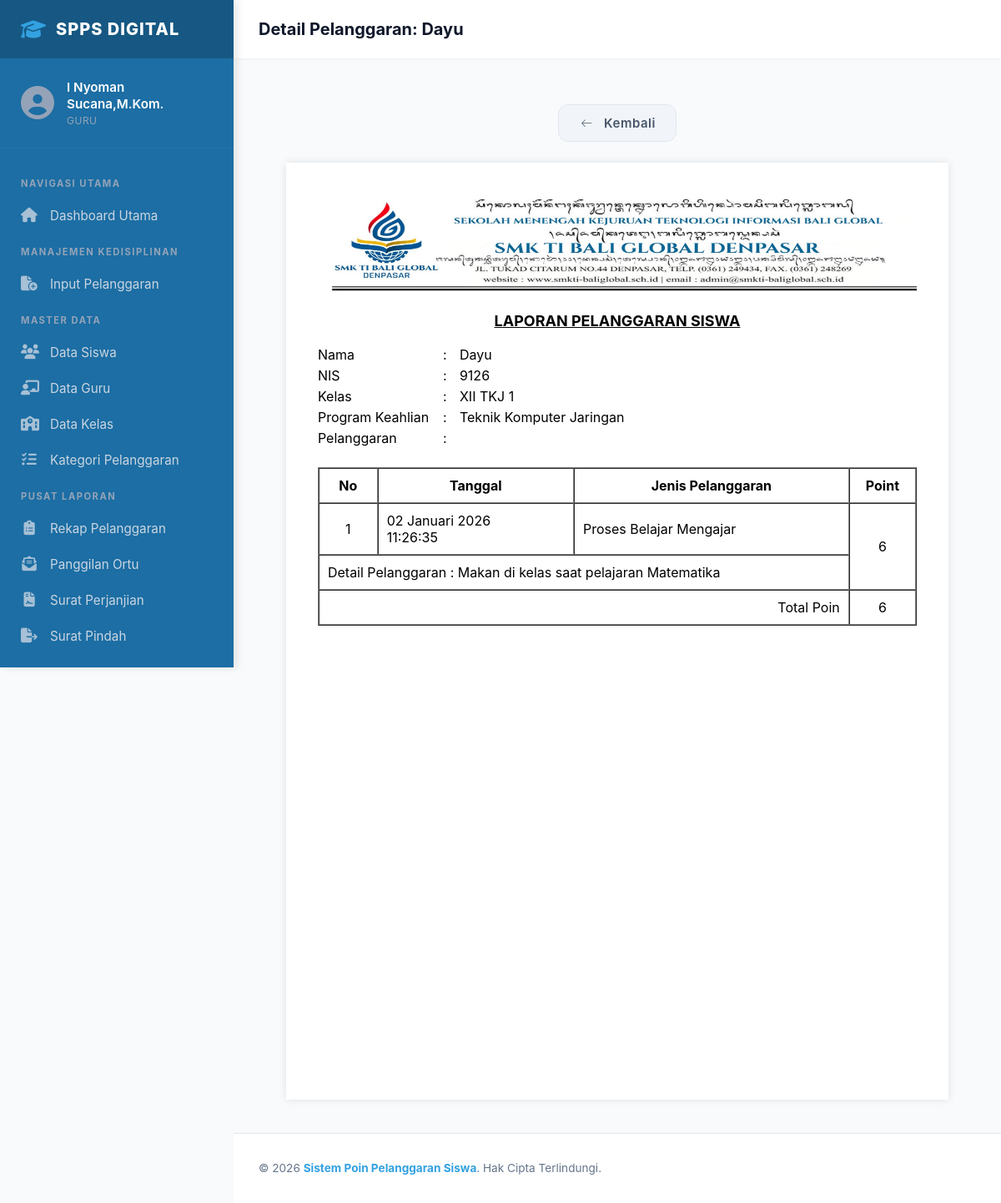
Before: /pages/laporan/detail_pelanggaran.php?nis=9126&from=list_pelanggaran.php (signed in) with the older database file.
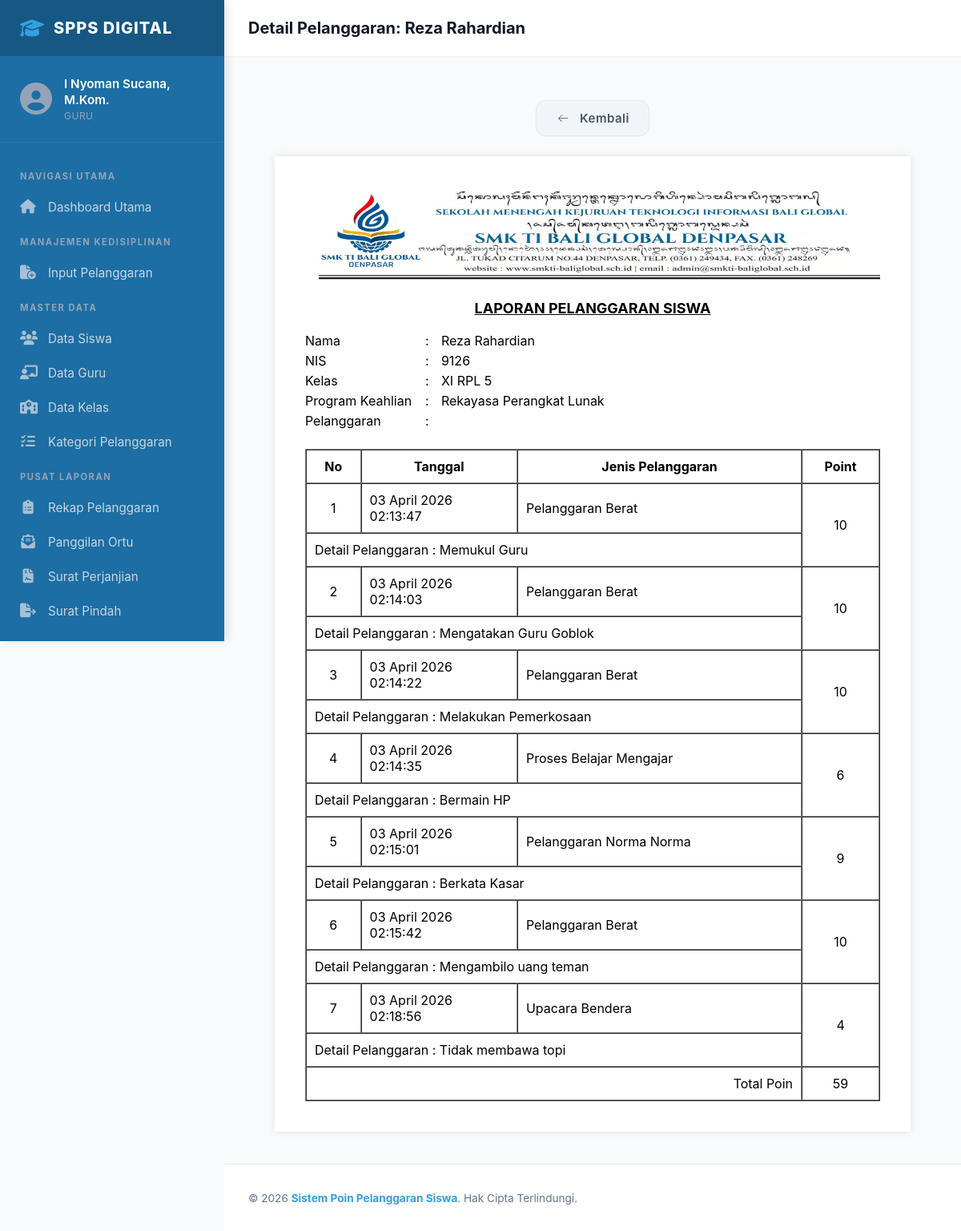
After: the same page with the newer database file.
### tables this page shows
CREATE TABLE `siswa` (
  `nis` int(5) NOT NULL,
  `nama_siswa` varchar(50) DEFAULT NULL,
  `jenis_kelamin` enum('Laki - Laki','Perempuan') DEFAULT NULL,
  `alamat` varchar(100) DEFAULT NULL,
  `password` varchar(70) DEFAULT NULL,
  `status` enum('aktif','tidak_aktif','lulus','pindah') DEFAULT NULL,
  `id_ortu_wali` int(5) DEFAULT NULL,
  `id_kelas` int(3) DEFAULT NULL
);

CREATE TABLE `tingkat` (
  `id_tingkat` int(1) NOT NULL,
  `tingkat` varchar(6) DEFAULT NULL
);

CREATE TABLE `program_keahlian` (
  `id_program_keahlian` int(5) NOT NULL,
  `program_keahlian` varchar(6) DEFAULT NULL,
  `deskripsi` varchar(50) DEFAULT NULL
);

CREATE TABLE `kelas` (
  `id_kelas` int(5) NOT NULL,
  `id_tingkat` int(11) DEFAULT NULL,
  `id_program_keahlian` int(11) DEFAULT NULL,
  `rombel` int(11) DEFAULT NULL,
  `kode_guru` char(8) DEFAULT NULL
);

CREATE TABLE `pelanggaran_siswa` (
  `id_pelanggaran_siswa` int(5) NOT NULL,
  `tanggal` datetime DEFAULT NULL,
  `nis` int(5) DEFAULT NULL,
  `id_jenis_pelanggaran` int(11) DEFAULT NULL,
  `keterangan` text DEFAULT NULL
);

CREATE TABLE `jenis_pelanggaran` (
  `id_jenis_pelanggaran` int(5) NOT NULL,
  `jenis` varchar(50) DEFAULT NULL,
  `poin` int(2) DEFAULT NULL
);

### pages/laporan/detail_pelanggaran.php (the view, shortened to what the changed rows need)
<?php
include ROOTPATH . "/config/config.php";
$nis = $_GET['nis'];
$query_siswa = mysqli_query($conn, "SELECT nis, nama_siswa, tingkat, program_keahlian, rombel, deskripsi FROM siswa
LEFT JOIN kelas USING(id_kelas)
LEFT JOIN tingkat USING(id_tingkat)
LEFT JOIN program_keahlian USING(id_program_keahlian)
WHERE nis = '$nis'");
$row_siswa = mysqli_fetch_assoc($query_siswa);
$page_title = "Detail Pelanggaran: " . htmlspecialchars($row_siswa['nama_siswa']);
include ROOTPATH . "/includes/header.php";
?>
<link rel="stylesheet" href="/poin_pelanggaran_siswa/css/pages/laporan/detail_pelanggaran.css">
<div class="page">
    <br>
    <div class="content">
        <div class="indent">
            <div class="form-row">
                <div class="label">Nama</div>
                <div class="separator">:</div>
                <div class="field"><?php echo $row_siswa['nama_siswa']; ?></div>
            </div>
            <div class="form-row">
                <div class="label">NIS</div>
                <div class="separator">:</div>
                <div class="field"><?php echo $row_siswa['nis']; ?></div>
            </div>
            <div class="form-row">
                <div class="label">Kelas</div>
                <div class="separator">:</div>
                <div class="field"><?php echo $row_siswa['tingkat'] . ' ' . $row_siswa['program_keahlian'] . ' ' . $row_siswa['rombel'] ?></div>
            </div>
            <div class="form-row">
                <div class="label">Program Keahlian</div>
                <div class="separator">:</div>
                <div class="field"><?php echo $row_siswa['deskripsi']; ?></div>
            </div>
            <br>
            <table border="1" cellpadding="10" cellspacing="0" width="100%">
                <thead align="center">
                    <tr>
                        <th>No</th>
                        <th>Tanggal</th>
                        <th>Jenis Pelanggaran</th>
                        <th>Point</th>
                    </tr>
                </thead>
                <tbody>
                    <?php
                    $no = 1;
                    $result_pelanggaran = mysqli_query($conn, "SELECT id_pelanggaran_siswa, tanggal, jenis, keterangan, poin FROM pelanggaran_siswa JOIN siswa USING(nis) JOIN jenis_pelanggaran USING(id_jenis_pelanggaran) WHERE nis = '$nis'");
                    while ($row_pelanggaran = mysqli_fetch_assoc($result_pelanggaran)){
                    ?>
                    <tr>
                        <td align="center"><?= $no++?></td>
                        <td>
                        <?php
                        $datetime = date("d-m-Y H:i:s", strtotime($row_pelanggaran['tanggal']));
                        $tanggal = explode(" ", $datetime);
                        $jam = $tanggal[1];
                        $tanggal = explode("-", $tanggal[0]);
                        $bulan = array(
                            "01" => "Januari",
                            "02" => "Pebruari",
                            "03" => "Maret",
                            "04" => "April",
                            "05" => "Mei",
                            "06" => "Juni",
                            "07" => "Juli",
                            "08" => "Agustus",
                            "09" => "September",
                            "10" => "Oktober",
                            "11" => "November",
                            "12" => "Desember"
                        );
                        $tanggal = $tanggal[0] . " " . $bulan[$tanggal[1]] . " " . $tanggal[2];
                        echo $tanggal;
                        echo "<br>";
                        echo $jam;
                        ?>
                    </td>
                        <td><?= htmlspecialchars($row_pelanggaran['jenis']) ?></td>
                        <td rowspan="2" align="center"><?= htmlspecialchars($row_pelanggaran['poin']) ?></td>
                    </tr>
                    <tr>
                        <td colspan="3">Detail Pelanggaran : <?= htmlspecialchars($row_pelanggaran['keterangan']) ?></td>
                    </tr>
                    <?php
                        }
                    ?>
                    <tr>
                        <td colspan="3" align="right">Total Poin</td>
                        <td align="center">
                            <?php
                             $total_poin = mysqli_fetch_assoc(mysqli_query($conn, "SELECT SUM(poin) FROM pelanggaran_siswa JOIN jenis_pelanggaran USING(id_jenis_pelanggaran) WHERE nis = '$nis'"))['SUM(poin)'];
                            echo $total_poin;
                            ?>
                        </td>
                    </tr>
                </tbody>
            </table>
        </div>
    </div>
</div>
<?php
include "../../includes/footer.php";
?>

### includes/header.php (shortened to what the changed rows need)
<!DOCTYPE html>
<html lang="id">
<head>
    <link rel="stylesheet" href="https://cdnjs.cloudflare.com/ajax/libs/font-awesome/6.4.0/css/all.min.css">
    <link rel="stylesheet" href="/poin_pelanggaran_siswa/css/components/header.css">
</head>
<body class="sidebar-layout">
    <nav class="sidebar">
        <div class="sidebar-user">
            <div class="user-details">
                <p class="user-name"><?php echo htmlspecialchars($_SESSION['nama'] ?? 'Tanpa Nama'); ?></p>
                <p class="user-role"><?php echo ucfirst(htmlspecialchars($_SESSION['role'] ?? 'Peran Tidak Diketahui')); ?></p>
            </div>
        </div>
    </nav>
    <div class="content-wrapper">
        <header class="top-bar">
            <h2><?php echo $page_title ?? 'Beranda'; ?></h2>
        </header>
        <main>

Changed rows visible on the page:
removed pelanggaran_siswa: tanggal "02 Januari 2026", tanggal "11:26:35", id_jenis_pelanggaran.jenis "Proses Belajar Mengajar", id_jenis_pelanggaran.poin "6", keterangan "Makan di kelas saat pelajaran Matematika"
changed siswa id 9126: nama_siswa "Detail Pelanggaran: Dayu" → "Detail Pelanggaran: Reza Rahardian"; nama_siswa "Dayu" → "Reza Rahardian"; tingkat.tingkat "XII" → "XI"; program_keahlian.program_keahlian "TKJ" → "RPL"; id_kelas.rombel "1" → "5"; program_keahlian.deskripsi "Teknik Komputer Jaringan" → "Rekayasa Perangkat Lunak"
added pelanggaran_siswa: tanggal "03 April 2026", tanggal "02:13:47", id_jenis_pelanggaran.jenis "Pelanggaran Berat", id_jenis_pelanggaran.poin "10", keterangan "Memukul Guru"
added pelanggaran_siswa: tanggal "03 April 2026", tanggal "02:14:03", id_jenis_pelanggaran.jenis "Pelanggaran Berat", id_jenis_pelanggaran.poin "10", keterangan "Mengatakan Guru Goblok"
added pelanggaran_siswa: tanggal "03 April 2026", tanggal "02:14:22", id_jenis_pelanggaran.jenis "Pelanggaran Berat", id_jenis_pelanggaran.poin "10", keterangan "Melakukan Pemerkosaan"
added pelanggaran_siswa: tanggal "03 April 2026", tanggal "02:14:35", id_jenis_pelanggaran.jenis "Proses Belajar Mengajar", id_jenis_pelanggaran.poin "6", keterangan "Bermain HP"
added pelanggaran_siswa: tanggal "03 April 2026", tanggal "02:15:01", id_jenis_pelanggaran.jenis "Pelanggaran Norma Norma", id_jenis_pelanggaran.poin "9", keterangan "Berkata Kasar"
added pelanggaran_siswa: tanggal "03 April 2026", tanggal "02:15:42", id_jenis_pelanggaran.jenis "Pelanggaran Berat", id_jenis_pelanggaran.poin "10", keterangan "Mengambilo uang teman"
added pelanggaran_siswa: tanggal "03 April 2026", tanggal "02:18:56", id_jenis_pelanggaran.jenis "Upacara Bendera", id_jenis_pelanggaran.poin "4", keterangan "Tidak membawa topi"
Other visible differences:
$_SESSION['nama']: "I Nyoman Sucana,M.Kom." → "I Nyoman Sucana, M.Kom."
$total_poin: "6" → "59"
